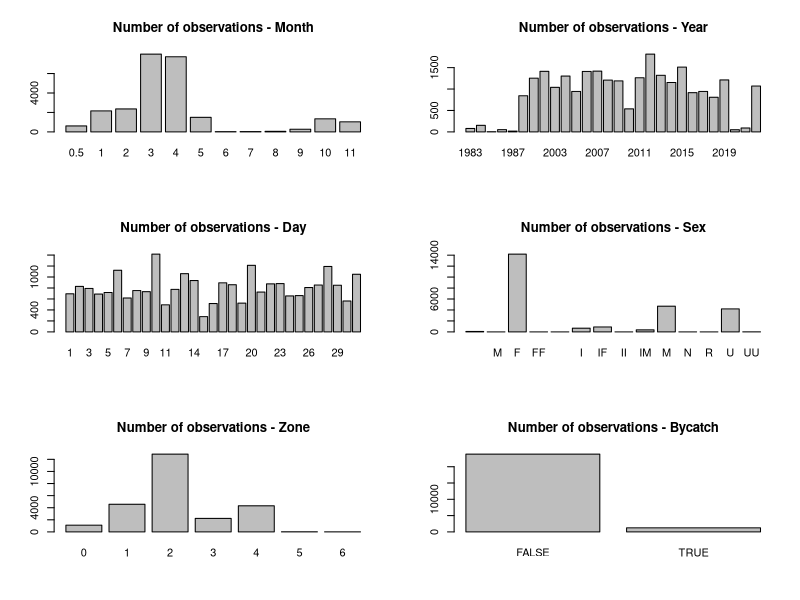
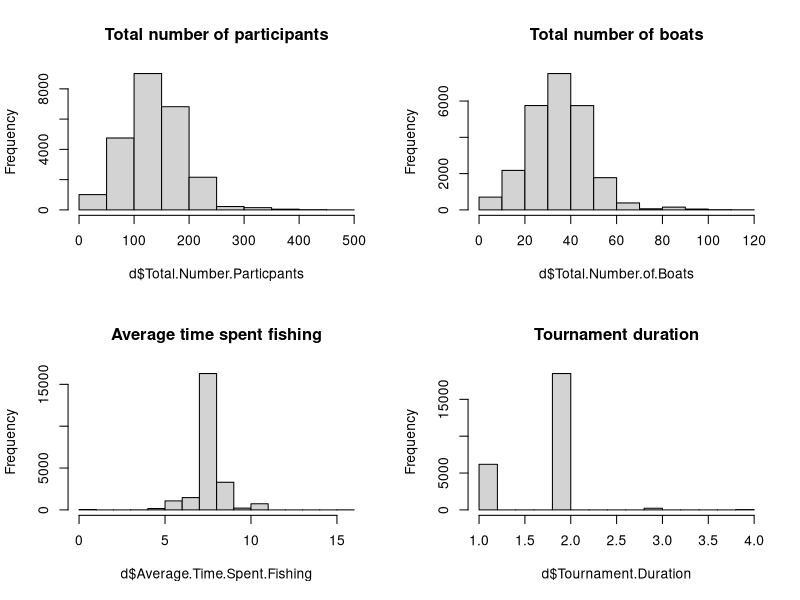
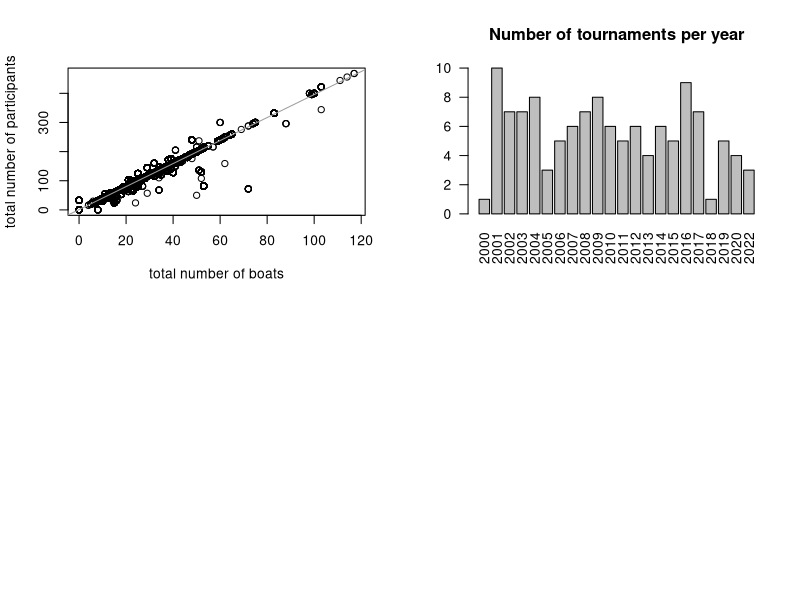
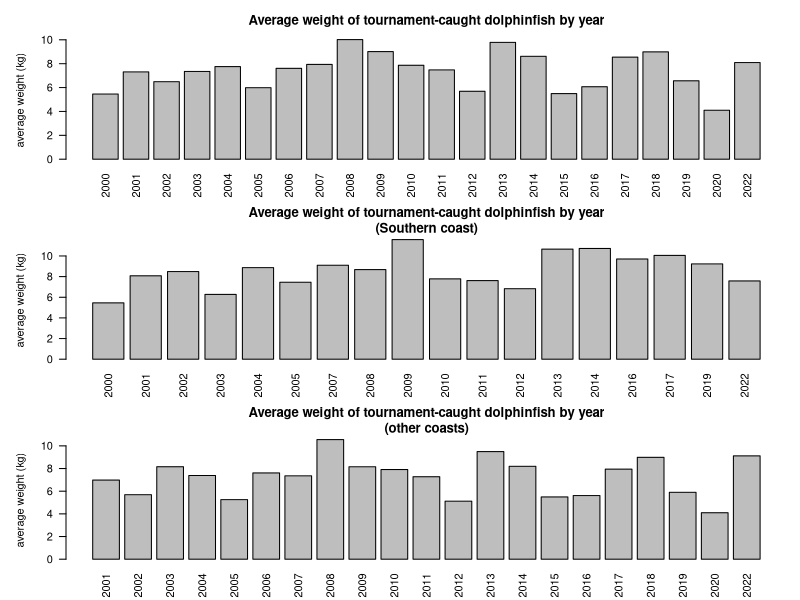
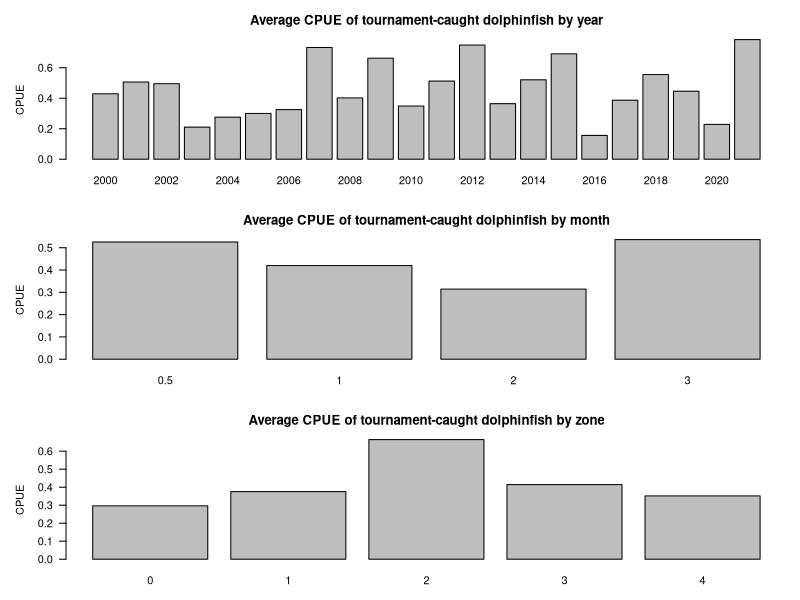
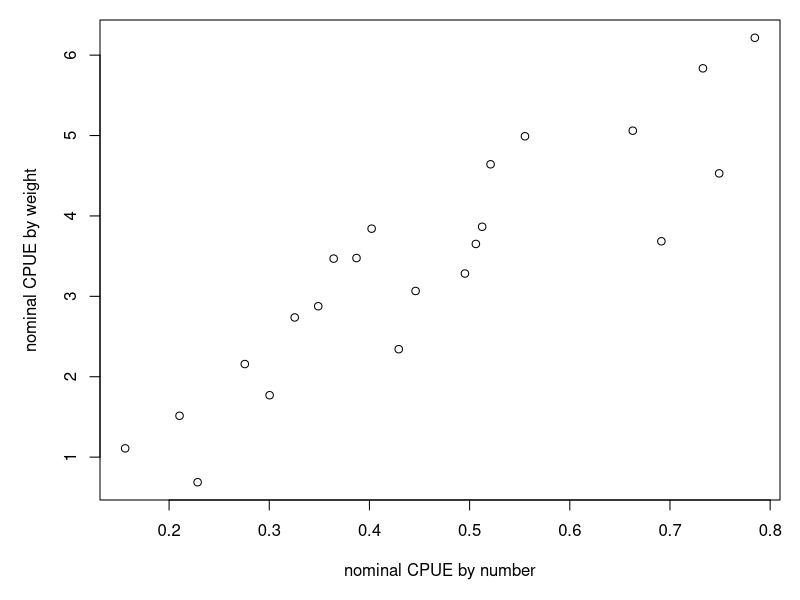
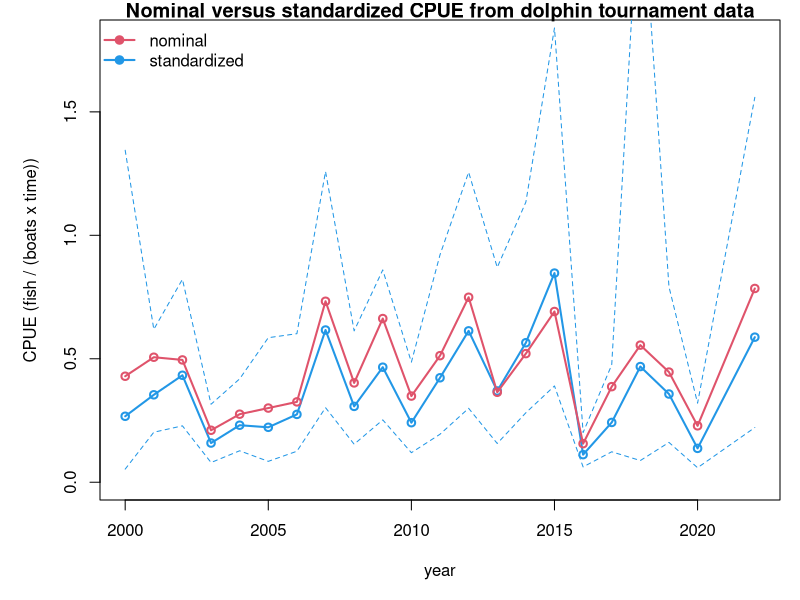
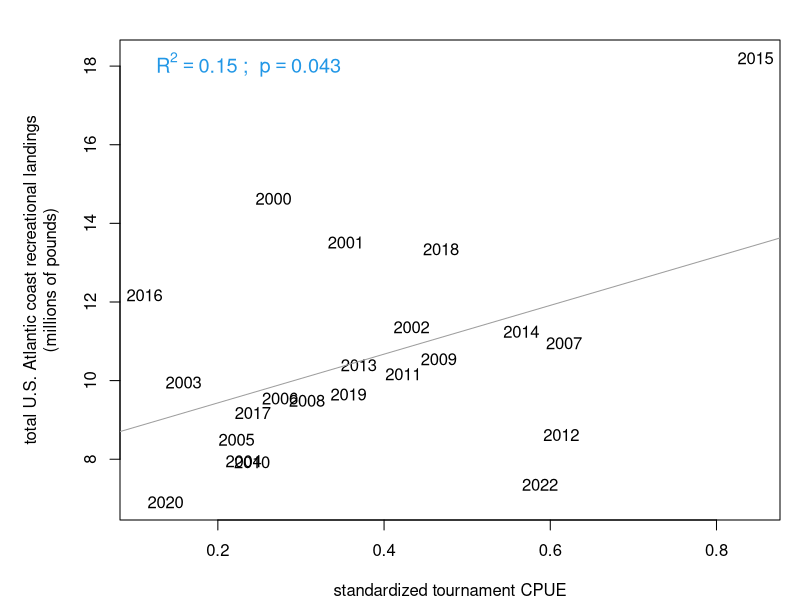

These charts were generated, in order, by the following R code: (Note: this script raises an error after producing the figures.)
## ---- chunk 1
#| warning: false
#| echo: true

# clear workspace
rm(list = ls())

if(!require("dplyr")) install.packages("dplyr")
if(!require("emmeans")) install.packages("emmeans")

library(dplyr)
library(emmeans) # Best for extracting standardized indices

# import data -------------------------------------
d <- read.csv("data/PRDNER-DolTournamentData.csv") 
#apply(d, 2, table)
head(d)

# clean dates and extract month day year ---------
d$Date <- as.character(d$Date)
d$month <- NA
d$day <- NA
d$year <- NA

for (i in 1:nrow(d))  {# M
  d[i, 16:18] <- unlist(strsplit(d$Date[i], "-"))  }
#head(d)

# clean up errors and check outputs ---------------------
d$month <- substr(d$month, 1, 3)
d$month[which(d$month == "Abr")] <- "Apr"
d$month[which(d$month == "Arp")] <- "Apr"

d$day[which(d$day == "November" | d$day == "December")] <- NA
d$year[which(d$year == "November" | d$year == "December")] <- NA

d$day <- as.numeric(d$day)
d$year <- as.numeric(d$year)

# standardize year format
d$year[which(d$year < 83)] <- d$year[which(d$year < 83)] + 2000
d$year[which(d$year < 2000)] <- d$year[which(d$year < 2000)] + 1900

d$mon <- match(d$month, month.abb)

table(d$month)
table(d$day)
table(d$year)


## ---- chunk 2
#| echo: true

# fix so Dec is grouped with following year -----------------
d$mon[which(d$mon == 12)] <- 0.5
d$year2 <- d$year
d$year2[which(d$mon == 0.5)] <- d$year[which(d$mon == 0.5)]+1
rbind(table(d$year), table(d$year2))

#head(d)
#tail(d)

## ---- chunk 3
#| echo: true
#| fig-width: 10
#| fig-height: 8

# look at data columns ----------------------------------

par(mfrow = c(3, 2))
barplot(table(d$mon), main = "Number of observations - Month")
barplot(table(d$year), main = "Number of observations - Year")
barplot(table(d$day), main = "Number of observations - Day")
barplot(table(d$Sex), main = "Number of observations - Sex")
barplot(table(d$Zone), main = "Number of observations - Zone")
barplot(table(d$Bycatch), main = "Number of observations - Bycatch")

par(mfrow = c(2, 2))
hist(d$Total.Number.Particpants, main = "Total number of participants")
hist(d$Total.Number.of.Boats, main = "Total number of boats")
hist(d$Average.Time.Spent.Fishing, main = "Average time spent fishing")
hist(d$Tournament.Duration, main = "Tournament duration")

## ---- chunk 4
#| warning: false
#| echo: true
#| fig-width: 6
#| fig-height: 6

# find NAs in tournament details -------------------
table(is.na(d$Total.Number.of.Boats))
table(is.na(d$Total.Number.Particpants))
table(is.na(d$Total.Number.Particpants) & is.na(d$Total.Number.of.Boats))
table(is.na(d$Average.Time.Spent.Fishing))

plot(d$Total.Number.of.Boats, d$Total.Number.Particpants, xlab = "total number of boats", ylab = "total number of participants")
out <- lm(d$Total.Number.Particpants ~ d$Total.Number.of.Boats)
abline(out, col = 8)

## ---- chunk 5
#| warning: false
#| echo: true
#| 
# create unique tournament ID number -------------------------
d$dat <- paste0(d$day, d$month, d$year)
length(unique(paste0(d$day, d$month, d$year, d$Total.Number.Particpants)))
length(unique(paste0(d$day, d$month, d$year, d$Location)))
length(unique(paste0(d$day, d$month, d$year, d$Total.Number.of.Boats)))
length(unique(paste0(d$day, d$month, d$year, d$Tournament.Duration)))
d$datID <- paste0(d$day, d$month, d$year, d$Total.Number.Particpants)

#barplot(table(d$mon))
## ---- chunk 6
#| warning: false
#| echo: true

# remove non-target cases; use only directed trips -------------------
dfull <- d
d <- d[which(d$Bycatch == FALSE), ]

# subset by season, e.g. 0 - 4 is December to April -------------------
d <- d[which(d$mon >= 0 & d$mon <= 3), ]

#length(unique(d$Date))
length(unique(d$dat))
length(unique(d$datID))
## ---- chunk 7
#| warning: false
#| echo: true
#| 
# calculate total by tournament ----------------------------
totWT <- tapply(d$Weight..Kg., d$datID, sum, na.rm = T)
totN <- table(d$datID)
mon <- tapply(d$mon, d$datID, mean, na.rm = T)
year <- tapply(d$year2, d$datID, mean, na.rm = T)

# checks on month and tournament assignments ----------------------
#table(d$year[d$mon == 0.5], d$year2[d$mon == 0.5])
#table(d$year[d$mon != 0.5], d$year2[d$mon != 0.5])

max(tapply(d$Total.Number.Particpants, d$datID, sd), na.rm = T)  # should all be zeros
max(tapply(d$Total.Number.of.Boats, d$datID, sd), na.rm = T)
max(tapply(d$Average.Time.Spent.Fishing, d$datID, sd), na.rm = T)

# assign attributes of tournaments -------------------------------
Npart <- tapply(d$Total.Number.Particpants, d$datID, mean, na.rm = T)
Nboat <- tapply(d$Total.Number.of.Boats, d$datID, mean, na.rm = T)
Ftime <- tapply(d$Average.Time.Spent.Fishing, d$datID, mean, na.rm = T)
dura <- tapply(d$Tournament.Duration, d$datID, mean, na.rm = T)
zone <- tapply(d$Zone, d$datID, mean, na.rm = T)

# new data frame for standardization ----------------------------------
dat <- data.frame(cbind(year, mon, zone, Npart, Nboat, Ftime, dura, totWT, totN))
dat$avwt <- dat$totWT / dat$totN

head(dat)

## ---- chunk 8
#| warning: false
#| echo: true

# fill in NAs ---------------------------------------------------
dat$Nboat[which(dat$Nboat == 0)] <- NA
dat$Npart[which(dat$Npart == 0)] <- NA
dat$Ftime[which(dat$Ftime == 0)] <- NA

#hist(dat$Ftime)
which(is.na(dat$Ftime))
dat$Ftime[is.na(dat$Ftime)] <- median(dat$Ftime, na.rm = T)

#hist(dat$Nboat)
which(is.na(dat$Nboat))
which(is.na(dat$Npart))

dat$Npart[is.na(dat$Nboat)]
#plot(dat$Nboat, dat$Npart)
#dat$Npart / dat$Nboat
dat$Nboat[is.na(dat$Nboat)] <- dat$Npart[is.na(dat$Nboat)] / 4
#dat$Npart[is.na(dat$Nboat)]
dat$Nboat[is.na(dat$Nboat)] <- median(dat$Nboat, na.rm = T)

which(is.na(dat$Nboat))
which(is.na(dat$Ftime))
which(is.na(dat$totN))

## ---- chunk 9
#| warning: false
#| echo: true
#| 
# subset years -----------------------------------

yrs <- c(2000:2020, 2022)

dat[is.na(dat)] <- NA
dat <- dat[which(dat$year >= min(yrs)), ]
dat <- dat[which(dat$year <= max(yrs)), ]

# calculate CPUE -----------------------------------
dat$eff <- dat$Nboat * dat$Ftime   # dat$dura
dat$cpue <- dat$totN / dat$eff
dat$cpueW <- dat$totWT / dat$eff

which(dat$cpue == "Inf")
which(dat$cpueW == "Inf")
#dat$cpue[which(dat$cpue == "Inf")] <- NA

barplot(table(dat$year), las = 2, main = "Number of tournaments per year")

## ---- chunk 10
#| warning: false
#| echo: true
#| fig-width: 8
#| fig-height: 10

# look at nominal trends ----------------------------
par(mfrow = c(3, 1), mar = c(3, 5, 3, 1))
barplot(tapply(dat$avwt, dat$year, mean, na.rm = T), las = 2, 
        main = "Average weight of tournament-caught dolphinfish by year", 
        ylab = "average weight (kg)")

d2 <- dat[which(dat$zone == 2), ]
barplot(tapply(d2$avwt, d2$year, mean, na.rm = T), las = 2, 
        main = "Average weight of tournament-caught dolphinfish by year\n(Southern coast)", 
        ylab = "average weight (kg)")

d2 <- dat[which(dat$zone != 2), ]
barplot(tapply(d2$avwt, d2$year, mean, na.rm = T), las = 2, 
        main = "Average weight of tournament-caught dolphinfish by year\n(other coasts)", 
        ylab = "average weight (kg)")

# look at nominal trends by year, month and zone
barplot(tapply(dat$cpue, dat$year, mean, na.rm = T), las = 1, 
         main = "Average CPUE of tournament-caught dolphinfish by year", 
        xlab = "year", ylab = "CPUE")
barplot(tapply(dat$cpue, dat$mon, mean, na.rm = T), las = 1,  
        main = "Average CPUE of tournament-caught dolphinfish by month", 
        xlab = "month", ylab = "CPUE")
barplot(tapply(dat$cpue, dat$zone, mean, na.rm = T), las = 1, 
         main = "Average CPUE of tournament-caught dolphinfish by zone", 
        xlab = "zone", ylab = "CPUE")

## ---- chunk 11
#| warning: false
#| echo: true
#| fig-width: 5
#| fig-height: 5 

par(mfrow = c(1, 1), mar = c(5, 5, 1, 1))
plot(tapply(dat$cpue, dat$year, mean, na.rm = T), tapply(dat$cpueW, dat$year, mean, na.rm = T), 
     xlab = "nominal CPUE by number", ylab = "nominal CPUE by weight")
cor(tapply(dat$cpue, dat$year, mean, na.rm = T), tapply(dat$cpueW, dat$year, mean, na.rm = T))

## ---- chunk 12
#| warning: false
#| echo: true

# convert variables to factors ----------------------
dat$year <- as.factor(dat$year)
dat$mon <- as.factor(dat$mon)
dat$zone <- as.factor(dat$zone)

# standardization -----------------------------------

out <- glm(log(dat$cpue) ~ dat$year + dat$mon + dat$zone, 
                    family = gaussian)
summary(out)
anova(out)

# estimated coefficients from standardization
ind <- emmeans(out, "year", type = "response") %>% as.data.frame()
names(ind)[1] <- "Year"

## ---- chunk 13
#| warning: false
#| echo: true

# look at nominal vs standardized index ------------------------
plot(yrs, ind$response, type = "l", lwd = 2, col = 4, main = "Nominal versus standardized CPUE from dolphin tournament data",
     xlab = "year", ylab = "CPUE (fish / (boats x time))", ylim = c(0, 1.8))
points(yrs, ind$response, pch = 1, lwd = 2, col = 4) 
lines(yrs, ind$lower.CL, col = 4, lty = 2)
lines(yrs, ind$upper.CL, col = 4, lty = 2)
lines(yrs, tapply(dat$cpue, dat$year, mean, na.rm = T) *1.0, col = 2, lwd = 2)
points(yrs, tapply(dat$cpue, dat$year, mean, na.rm = T) *1.0, col = 2, lwd = 2, pch = 1)
legend("topleft", c("nominal", "standardized"), lwd = 2, pch = 19, col = c(2, 4), bty = "n")

cor(ind$response, tapply(dat$cpue, dat$year, mean, na.rm = T))

## ---- chunk 14
#| warning: false
#| echo: true
#| fig-width: 6
#| fig-height: 6

rec <- read.csv("data/recLandings.csv")
names(rec)[1] <- "Year"
rec$ATL <- rowSums(rec[3:6], na.rm = T)

d <- merge(rec, ind, by = "Year")

par(mar = c(4, 6, 2, 1))
plot(d$response, d$ATL/10^6, col = 0, xlab = "standardized tournament CPUE", 
     ylab = "total U.S. Atlantic coast recreational landings\n(millions of pounds)")
text(d$response, d$ATL/10^6, d$Year, col = 1)
out <- lm(d$ATL/10^6 ~ d$response)
abline(out, col = 8)
summary(out)

r2 <- summary(out)$adj.r.squared
p_val <- summary(out)$coefficients[2, 4]
p_display <- ifelse(p_val < 0.001, "p < 0.001", paste("p =", round(p_val, 3)))
legend("topleft", 
       legend = bquote(R^2 == .(round(r2, 2)) ~ "; " ~ p == .(round(p_val, 3))),
       bty = "n", cex = 1.2, text.col = 4)

## ---- chunk 15
#| warning: false
#| echo: true

# output the index
write.csv(ind, file = "indices/PRtournament_index.csv", row.names = F)
